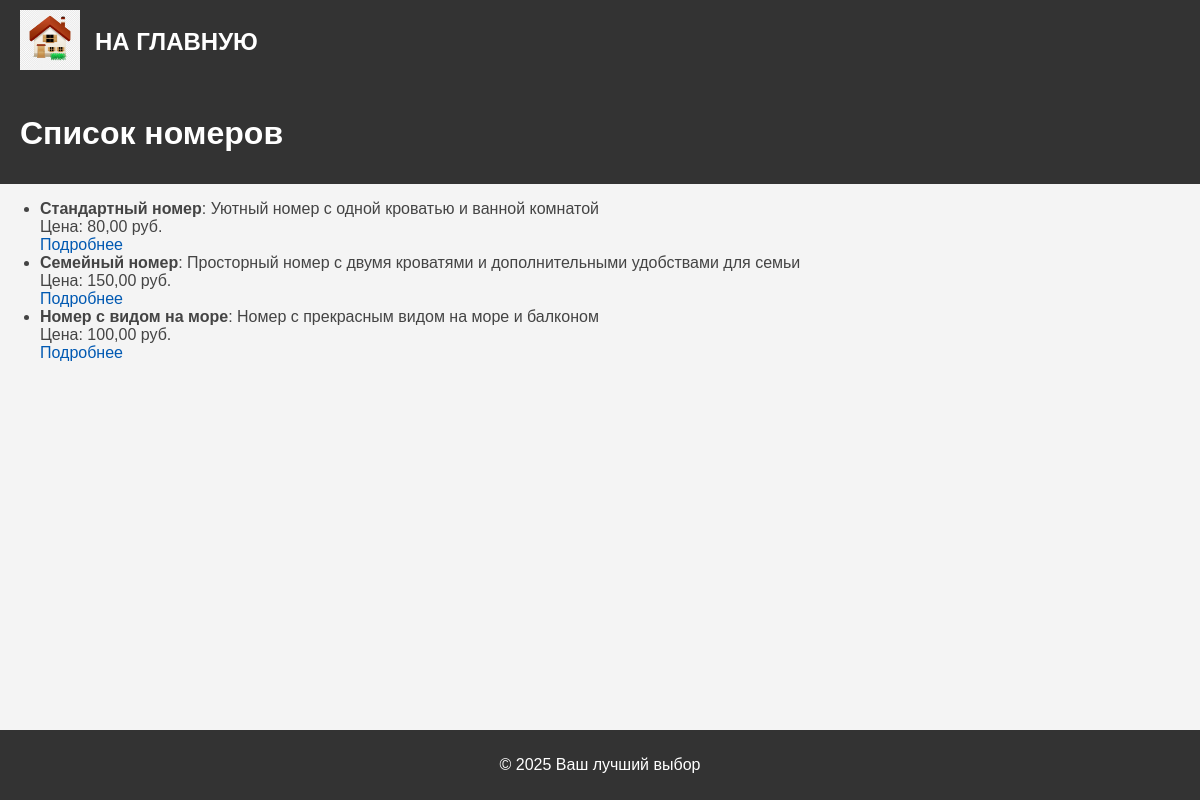
Page /rooms/rooms/ on the earlier database version.
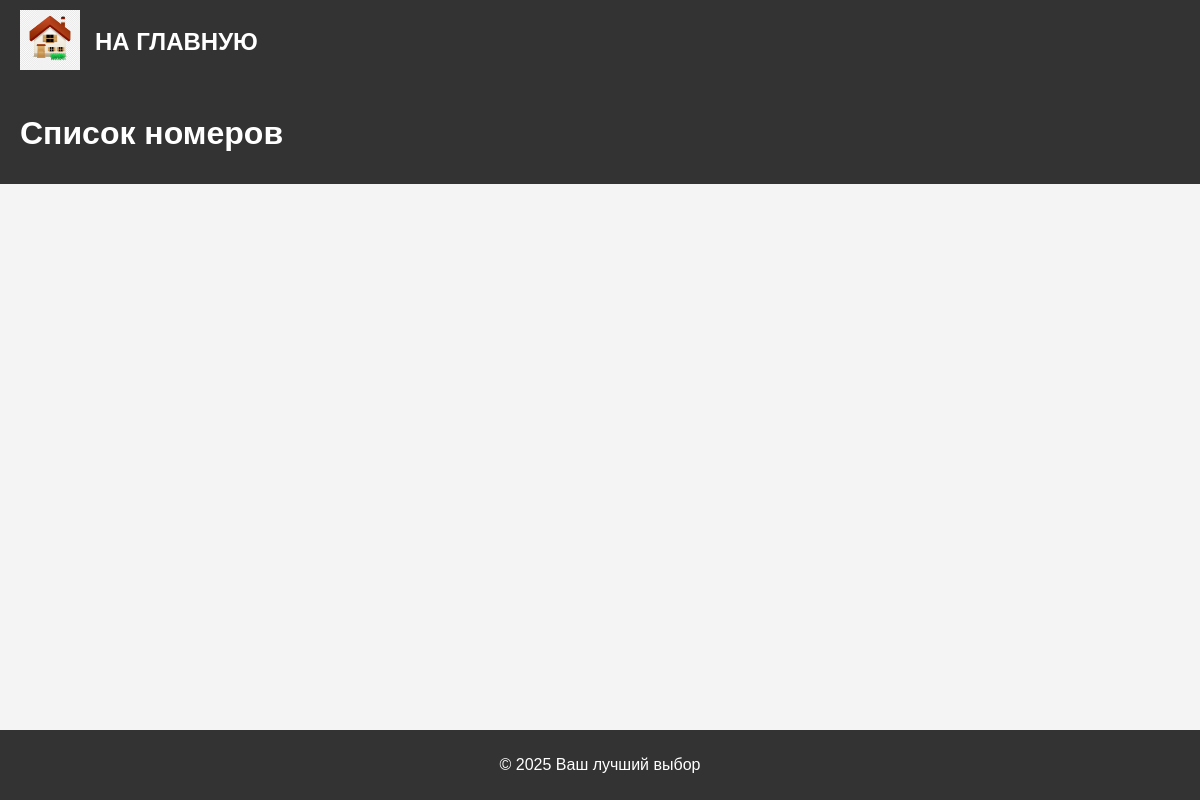
Same page on the later database version.
### rooms/models.py (models this page shows, shortened)
class Room(models.Model):
    name = models.CharField(max_length=100, verbose_name="Название номера")
    description = models.TextField(verbose_name="Описание номера")
    price = models.DecimalField(
        max_digits=10, decimal_places=2, verbose_name="Цена за ночь"
    )
    image = models.ImageField(upload_to="rooms/", verbose_name="Изображение номера")
    room_type = models.CharField(max_length=100, verbose_name="Тип номера")
    class Meta:
        verbose_name = "Номер"
        verbose_name_plural = "Номера"

### rooms/views.py (the view)
# urls.py: path("rooms/", views.room_list, name="room_list"),
def room_list(request):
    rooms = Room.objects.all()
    return render(request, "rooms/room_list.html", {"rooms": rooms})

### rooms/templates/rooms/room_list.html (shortened to what this page needs)
{% extends 'base/base.html' %}
{% load static %}
{% block content %}
<header>
    <h1>Список номеров</h1>
</header>
<main>
    <ul>
        {% for room in rooms %}
        <li>
            <strong>{{ room.name }}</strong>: {{ room.description }}
            <br>Цена: {{ room.price }} руб.
            <br><a href="{% url 'room_detail' room.id %}">Подробнее</a>
        </li>
        {% endfor %}
    </ul>
</main>
{% endblock %}

Differences in the rows shown:
removed Room: name "Стандартный номер", description "Уютный номер с одной кроватью и ванной комнатой", price "80,00"
removed Room: name "Семейный номер", description "Просторный номер с двумя кроватями и дополнительными удобствами для семьи", price "150,00"
removed Room: name "Номер с видом на море", description "Номер с прекрасным видом на море и балконом", price "100,00"
